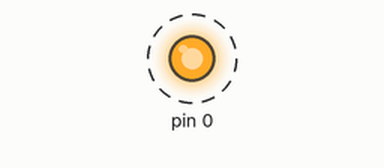
This sketch was run on a simulated Arduino Uno, built with avr-gcc and run on an emulated ATmega328P. Shown: output pins drawn as LEDs (lit = HIGH). Dashed ring = blinking.

Above: at 0.06 s.
Timing chart, 0 to 3.0 s (numbered marks = the images above):
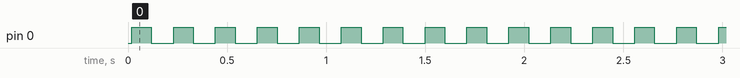

The sketch:

prescaler_blink.ino
```cpp
//blinks and sends a software serial message to pin 3
//commented out "CLKPR" lines allow for prescaler

#include <SoftwareSerial.h>

#define RX 3
#define TX 4
SoftwareSerial Serial(RX, TX);

void setup() {
  //CLKPR = 0x80; // enable system clock prescaler
  //CLKPR = 0x06; // set system clock prescaler to 1, chg p32 ATtiny datasheet, eg 0x06 = 64
  pinMode(0, OUTPUT);
  Serial.begin(9600);
  Serial.println("Initializing...");
}

// the loop function runs over and over again forever
void loop() {
  digitalWrite(0, HIGH);  // turn the LED on (HIGH is the voltage level)
  delay(100);                      // wait for a second
  digitalWrite(0, LOW);   // turn the LED off by making the voltage LOW
  delay(100);                      // wait for a second
  Serial.println("blinking!");
}
```

Measured:
- by itself, pin 0: alternates HIGH for 0.10 s and LOW for 0.11 s
